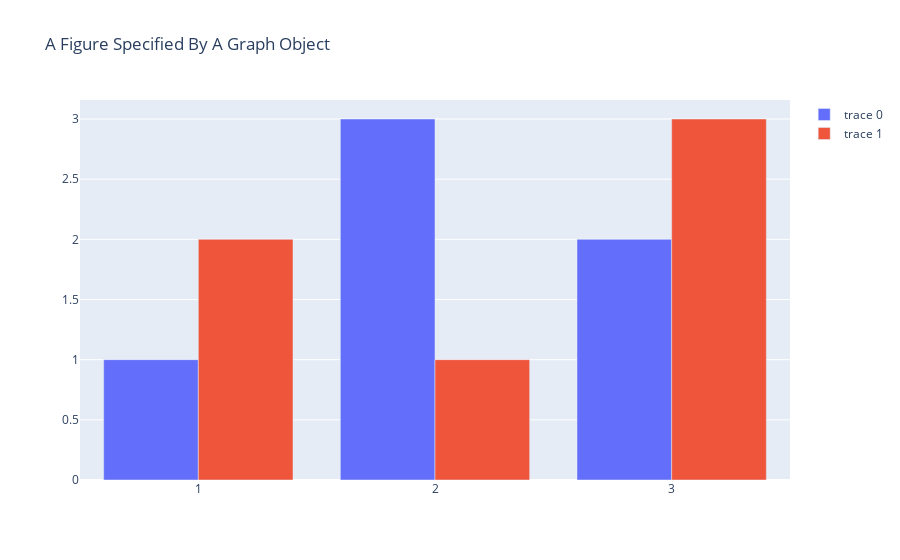

Source (notebook cell):
### Markdown cell above
Podemos incluir explicitamente objetos do tipo `plotly.graph_objects`, como `go.Scatter`, `go.Bar`, etc.

### Code cell
fig = go.Figure(
    data=[go.Bar(x=[1, 2, 3], y=[1, 3, 2]), 
          go.Bar(x=[1, 2, 3], y=[2, 1, 3]),],
    layout=go.Layout(
        title=go.layout.Title(text="A Figure Specified By A Graph Object"),
    )
)

fig

### Figure 1 — Plotly figure (JSON) as saved in the notebook; plotly's stock layout.template omitted (floating-point values rounded to 4 significant figures)
{"data": [{"type": "bar", "x": [1, 2, 3], "y": [1, 3, 2]}, {"type": "bar", "x": [1, 2, 3], "y": [2, 1, 3]}], "layout": {"title": {"text": "A Figure Specified By A Graph Object"}}}
